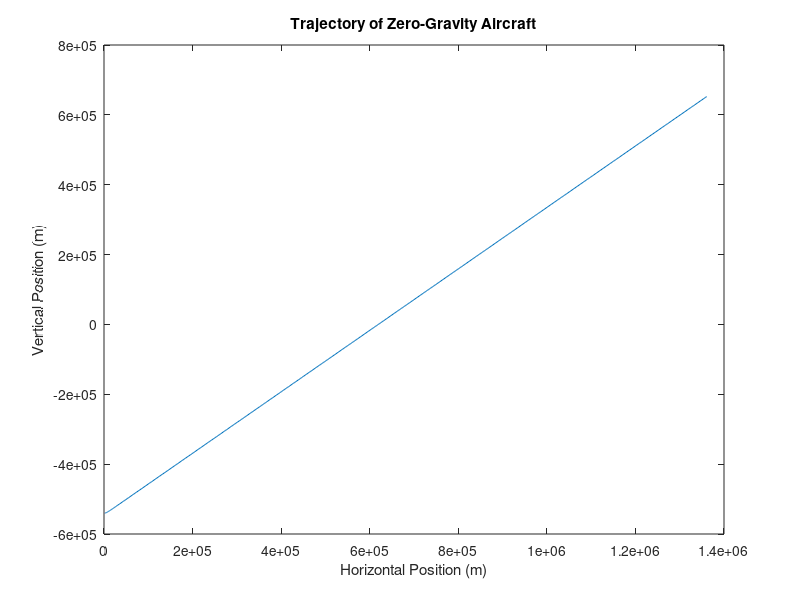

The MATLAB source for this figure:
function plane()
% Modeling a Boeing 727

    g = 9.81;       % acceleration due to gravity (m/s^2)
    m = 65000;      % mass of airplane (kg)
    rho = 1.3;      % density of air (kg/m^3)
    A = 330;        % cross-sectional area of plane (m^2)
    C_l = 0.56;     % coefficient of lift (dimensionless)
    C_D = 0.6;      % coefficient of drag (dimensionless)
    
    F_thrust = 7500000;
    
    initial_pos = [0, 0];
    initial_vel = [40, 10];
    
    options = odeset('events', @events);
    options2 = odeset('events', @events2);
    
    [TIME, Y] = ode45(@thrust_on, [0, 2000], [initial_pos, initial_vel], options);
    [TIME_2, Y_2] = ode45(@thrust_off, [2000, 4000], [Y(end, 1), Y(end, 2), Y(end, 3), Y(end, 4)], options2);
    
    for i = 1:3
        [TIME, Y] = ode45(@thrust_on, [0, 2000], [Y_2(end, 1), Y_2(end, 2), Y_2(end, 3), Y_2(end, 4)], options);
        [TIME_2, Y_2] = ode45(@thrust_off, [0, 2000], [initial_pos, initial_vel], options2);
    end
    
    plot(Y(:,1), Y(:,2));
    %axis([0, 2e4, 0, 10000]);
    xlabel('Horizontal Position (m)');
    ylabel('Vertical Position (m)');
    title('Trajectory of Zero-Gravity Aircraft');

    function res = thrust_on(t, W)
        P = W(1:2);
        V = W(3:4);
        
        v = norm(V);
        v_hat = V / v;
        s_hat = fliplr(v_hat);
        
        %disp(t);
        %disp(F_thrust);
        %hold on;
        %plot(t, F_thrust, 'o');
        
        dPdt = V;
        dVdt = [0; -g] + ([F_thrust*cos(pi/4);F_thrust*cos(pi/4)]/m) + ((rho*A*v^2) / (2*m)) * (C_l*s_hat - C_D*v_hat);
        
        res = [dPdt; dVdt];
    end
    
    function res = thrust_off(t, W)
        P = W(1:2);
        V = W(3:4);
        
        v = norm(V);
        v_hat = V / v;
        s_hat = fliplr(v_hat);
        
        %disp(t);
        %disp(F_thrust);
        %hold on;
        %plot(t, F_thrust, 'o');
        
        dPdt = V;
        dVdt = [0; -g] + ([0; 0]/m) + ((rho*A*v^2) / (2*m)) * (C_l*s_hat - C_D*v_hat);
        
        res = [dPdt; dVdt];
    end

    function [value, isterminal,direction] = events(t, W) % kill thrust when height is decreasing
        value = 9756;
        
        direction = -1;
        isterminal = 1;
    end

    function [value, isterminal, direction] = events2(t, W) % when plane is too close to ground terminate
        value = W(2) - 1000;
        
        direction = -1;
        isterminal = 1;
    end

end
